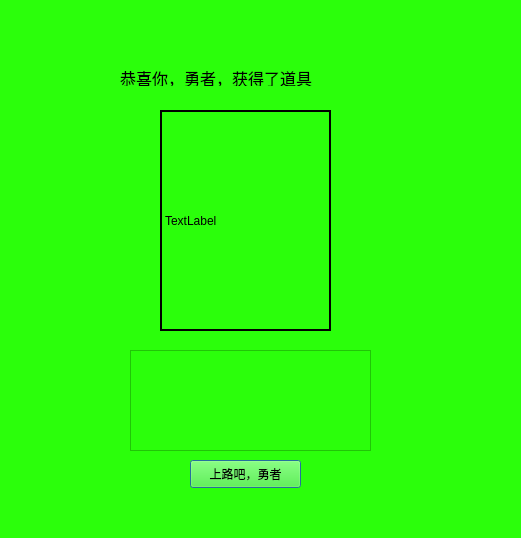
<?xml version="1.0" encoding="UTF-8"?>
<ui version="4.0">
 <class>Get_tool</class>
 <widget class="QDialog" name="Get_tool">
  <property name="geometry">
   <rect>
    <x>0</x>
    <y>0</y>
    <width>521</width>
    <height>538</height>
   </rect>
  </property>
  <property name="windowTitle">
   <string>Dialog</string>
  </property>
  <property name="styleSheet">
   <string notr="true">background-color: rgb(43, 255, 11);</string>
  </property>
  <widget class="QLabel" name="label">
   <property name="geometry">
    <rect>
     <x>160</x>
     <y>110</y>
     <width>171</width>
     <height>221</height>
    </rect>
   </property>
   <property name="styleSheet">
    <string notr="true">border: 2px solid #000</string>
   </property>
   <property name="text">
    <string>TextLabel</string>
   </property>
  </widget>
  <widget class="QLabel" name="label_2">
   <property name="geometry">
    <rect>
     <x>120</x>
     <y>70</y>
     <width>251</width>
     <height>16</height>
    </rect>
   </property>
   <property name="font">
    <font>
     <family>华文新魏</family>
     <pointsize>12</pointsize>
    </font>
   </property>
   <property name="text">
    <string>恭喜你，勇者，获得了道具</string>
   </property>
  </widget>
  <widget class="QListWidget" name="listWidget">
   <property name="geometry">
    <rect>
     <x>130</x>
     <y>350</y>
     <width>241</width>
     <height>101</height>
    </rect>
   </property>
  </widget>
  <widget class="QPushButton" name="pushButton">
   <property name="geometry">
    <rect>
     <x>190</x>
     <y>460</y>
     <width>111</width>
     <height>28</height>
    </rect>
   </property>
   <property name="text">
    <string>上路吧，勇者</string>
   </property>
  </widget>
 </widget>
 <resources/>
 <connections>
  <connection>
   <sender>pushButton</sender>
   <signal>clicked()</signal>
   <receiver>Get_tool</receiver>
   <slot>close()</slot>
   <hints>
    <hint type="sourcelabel">
     <x>245</x>
     <y>473</y>
    </hint>
    <hint type="destinationlabel">
     <x>260</x>
     <y>268</y>
    </hint>
   </hints>
  </connection>
 </connections>
</ui>
